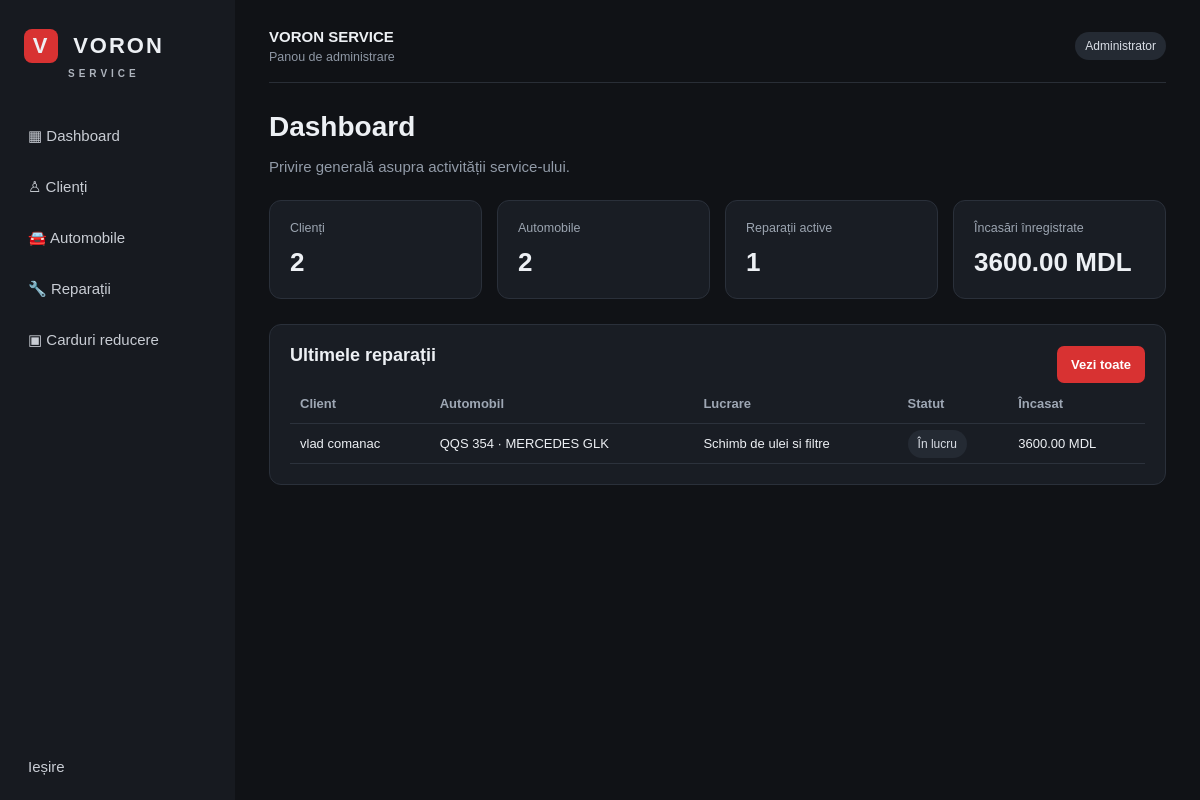
The page / (signed in) on the database its author committed.
### tables this page shows
CREATE TABLE jobs(id INTEGER PRIMARY KEY, car_id INTEGER NOT NULL, description TEXT NOT NULL, mechanic TEXT, status TEXT DEFAULT 'Nouă', labor REAL DEFAULT 0, parts REAL DEFAULT 0, paid REAL DEFAULT 0, created_at TEXT, FOREIGN KEY(car_id) REFERENCES cars(id));

CREATE TABLE clients(id INTEGER PRIMARY KEY, name TEXT NOT NULL, phone TEXT, notes TEXT);

CREATE TABLE cars(id INTEGER PRIMARY KEY, client_id INTEGER NOT NULL, plate TEXT NOT NULL, make TEXT, model TEXT, year TEXT, vin TEXT, mileage TEXT, FOREIGN KEY(client_id) REFERENCES clients(id));

### app.py (the view)
@app.route("/")
@login_required
def dashboard():
    with connect() as c:
        stats = {
            "clients": c.execute("SELECT COUNT(*) FROM clients").fetchone()[0],
            "cars": c.execute("SELECT COUNT(*) FROM cars").fetchone()[0],
            "active_jobs": c.execute("SELECT COUNT(*) FROM jobs WHERE status NOT IN ('Finalizată','Anulată')").fetchone()[0],
            "income": c.execute("SELECT COALESCE(SUM(paid),0) FROM jobs").fetchone()[0],
        }
        recent = c.execute("""SELECT jobs.*, cars.plate, cars.make, cars.model, clients.name client_name
            FROM jobs JOIN cars ON cars.id=jobs.car_id JOIN clients ON clients.id=cars.client_id
            ORDER BY jobs.id DESC LIMIT 6""").fetchall()
    return render_template("dashboard.html", stats=stats, recent=recent)

### app.py (called while the page is built)
def connect():
    c = sqlite3.connect(DB_PATH)
    c.row_factory = sqlite3.Row
    return c

def login_required(fn):
    @wraps(fn)
    def wrapper(*a, **kw):
        if not session.get("user_id"):
            return redirect(url_for("login"))
        return fn(*a, **kw)
    return wrapper

@app.context_processor
def common():
    return {"tiers": TIERS}

### templates/dashboard.html
{% extends "base.html" %}{% block content %}<h1>Dashboard</h1><p class="muted">Privire generală asupra activității service-ului.</p>
<div class="stats"><div class="stat"><small>Clienți</small><strong>{{stats.clients}}</strong></div><div class="stat"><small>Automobile</small><strong>{{stats.cars}}</strong></div><div class="stat"><small>Reparații active</small><strong>{{stats.active_jobs}}</strong></div><div class="stat"><small>Încasări înregistrate</small><strong>{{"%.2f"|format(stats.income)}} MDL</strong></div></div>
<div class="panel"><div class="panelhead"><h2>Ultimele reparații</h2><a class="btn" href="/jobs">Vezi toate</a></div>{% if recent %}<div class="tablewrap"><table><tr><th>Client</th><th>Automobil</th><th>Lucrare</th><th>Statut</th><th>Încasat</th></tr>{% for j in recent %}<tr><td>{{j.client_name}}</td><td>{{j.plate}} · {{j.make}} {{j.model}}</td><td>{{j.description}}</td><td><span class="status">{{j.status}}</span></td><td>{{"%.2f"|format(j.paid)}} MDL</td></tr>{% endfor %}</table></div>{% else %}<p class="muted">Nu există încă reparații înregistrate.</p>{% endif %}</div>{% endblock %}

### static/style.css (style rules this page uses)
* { box-sizing:border-box }
body { margin:0;background:#101216;color:#edf0f4;font:15px Arial,sans-serif }
.admin,.status { background:#242a33;padding:7px 10px;border-radius:20px;color:#d9dee6;font-size:12px }
h1 { font-size:28px;margin:0 0 8px }
h2 { font-size:18px;margin:0 0 18px }
.muted,.hint { color:#929ba8 }
.stats { display:grid;grid-template-columns:repeat(4,minmax(0,1fr));gap:15px;margin:25px 0 }
.stat,.panel { background:#191d24;border:1px solid #2a303a;border-radius:12px;padding:20px }
.stat small { color:#9ca5b1;display:block }
.stat strong { display:block;font-size:26px;margin-top:12px }
.panelhead { display:flex;justify-content:space-between;align-items:center }
button,.btn { background:#d83232;border:0;color:white;border-radius:7px;padding:11px 14px;font-weight:bold;cursor:pointer;text-decoration:none;display:inline-block }
.btn { font-size:13px }
.tablewrap { overflow-x:auto }
table { width:100%;border-collapse:collapse;min-width:570px }
th,td { text-align:left;padding:12px 10px;border-bottom:1px solid #2c323c;font-size:13px;vertical-align:middle }
th { color:#9ea7b4;font-weight:600 }

### rows shown on the page
jobs: client_name "vlad comanac", plate "QQS 354", make "MERCEDES", model "GLK", description "Schimb de ulei si filtre", status "În lucru", paid "3600.00"

### other values the page prints
{{ stats.clients }} "2"
{{ stats.cars }} "2"
{{ stats.active_jobs }} "1"
{{ "%.2f"|format(stats.income) }} "3600.00"
